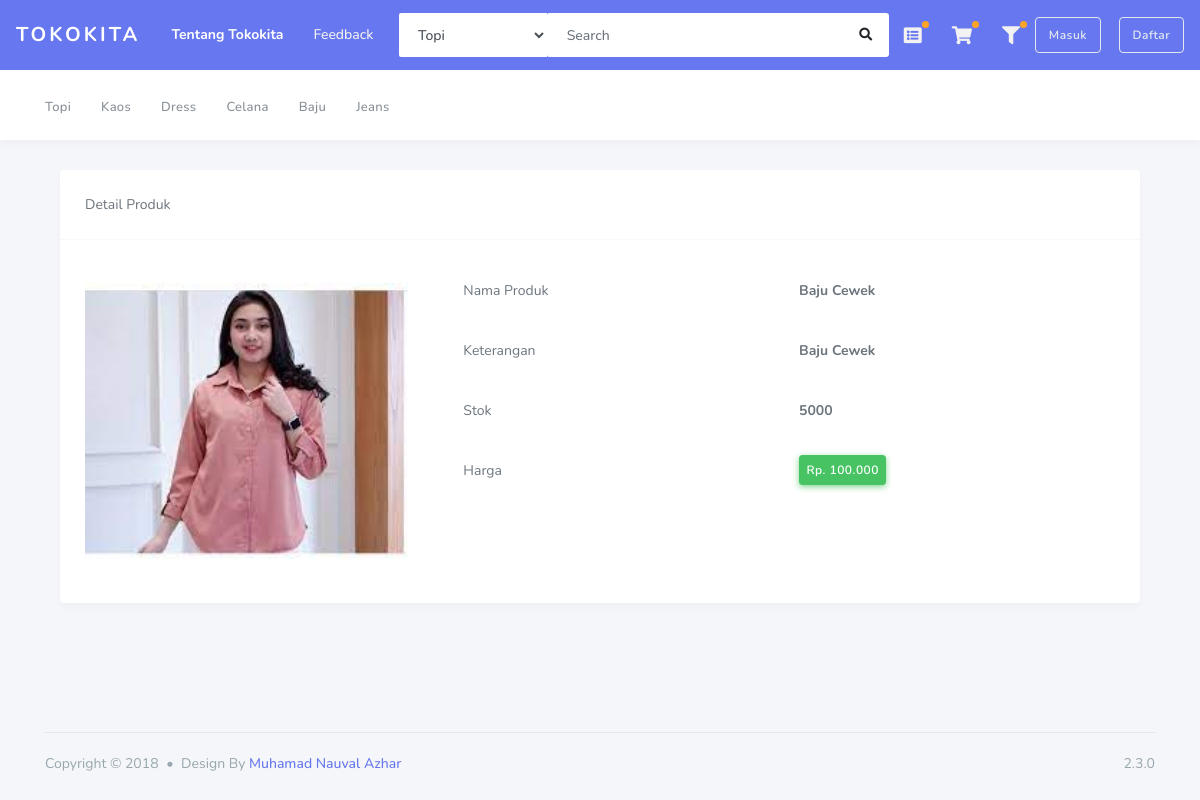
Page /index.php/member/detail_produk/?id=37 on the committed database.
### tables this page shows
CREATE TABLE `tbl_kategori` (
  `idkat` int(5) NOT NULL,
  `namakat` varchar(30) NOT NULL
);

CREATE TABLE `tbl_produk` (
  `idProduk` int(5) NOT NULL,
  `idKat` int(5) NOT NULL,
  `idToko` int(5) NOT NULL,
  `namaProduk` varchar(50) NOT NULL,
  `foto` varchar(100) NOT NULL,
  `harga` int(10) NOT NULL,
  `hargaDiskon` int(20) NOT NULL,
  `stok` int(5) NOT NULL,
  `berat` int(5) NOT NULL,
  `deskripsi` text NOT NULL
);

### application/libraries/Template.php (called while the page is built)
<?php if ( ! defined('BASEPATH')) exit('No direct script access allowed');
class Template {
		var $template_data = array();
		function set($name, $value)
		{
			$this->template_data[$name] = $value;
		}
		function load($template = '', $view = '' , $view_data = array(), $return = FALSE)
		{
			$this->CI =& get_instance();
			$this->set('contents', $this->CI->load->view($view, $view_data, TRUE));
			return $this->CI->load->view($template, $this->template_data, $return);
		}
}

### application/controllers/Member.php (called while the page is built, shortened)
<?php
class Member extends CI_Controller
{
    public function detail_produk()
    {
        $id = $this->input->get('id');
        $data['kategori'] = $this->Mfrontend->get_all_kategori()->result();
        $data['produk'] = $this->Mfrontend->detail_produk(['idProduk' => $id])->result_array();
        $this->template->load('layout_frontend', 'frontend/detail_produk', $data);
    }
}

### index.php (called while the page is built, shortened)
<?php
require_once BASEPATH.'core/CodeIgniter.php';

### application/models/Mfrontend.php (called while the page is built, shortened)
<?php
class Mfrontend extends CI_Model
{
    public function get_all_kategori()
    {
        return $this->db->get('tbl_kategori');
    }
    public function detail_produk($dataProduk)
    {
        return $this->db->get_where('tbl_produk', $dataProduk);
    }
}

### application/views/layout_frontend.php (the view, shortened to what this page needs)
<!DOCTYPE html>
<html lang="en">
<head>
    <link rel="stylesheet" href="https://stackpath.bootstrapcdn.com/bootstrap/4.3.1/css/bootstrap.min.css">
    <link rel="stylesheet" href="https://use.fontawesome.com/releases/v5.7.2/css/all.css">
    <link rel="stylesheet" href="<?php echo base_url('assets/admin/assets/css/style.css'); ?>">
    <link rel="stylesheet" href="<?php echo base_url('assets/admin/assets/css/components.css'); ?>">
</head>
<body class="layout-3">
    <div id="app">
        <div class="main-wrapper container">
            <nav class="navbar navbar-expand-lg main-navbar">
                <a href="<?php echo site_url('Home'); ?>" class="navbar-brand sidebar-gone-hide">Tokokita</a>
                <div class="nav-collapse">
                    <ul class="navbar-nav">
                        <li class="nav-item active"><a href="#" class="nav-link">Tentang Tokokita</a></li>
                        <li class="nav-item"><a href="<?php echo site_url('saran/interface') ?>" class="nav-link">Feedback</a></li>
                    </ul>
                </div>
                <form class="form-inline ml-auto" method="POST" action="<?php echo site_url('home/search'); ?>">
                    <div class="search-element">
                        <select data-width="150" class="form-control">
                            <?php foreach ($kategori as $val) { ?>
                                <option class="form-control"><?php echo $val->namakat ?></option>
                            <?php } ?>
                        </select>
                        <form method="POST" action="<?php echo site_url('home/search'); ?>">
                            <input class="form-control" type="text" name="keyword" placeholder="Search" data-width="300">
                            <button type="submit" class="btn"><i class="fas fa-search"></i></button>
                        </form>
                    </div>
                </form>
                <ul class="navbar-nav navbar-right">
                    <li class="dropdown dropdown-list-toggle"><a href="#" data-toggle="dropdown" class="nav-link notification-toggle nav-link-lg beep"><i class="fa fa-list-alt" aria-hidden="true"></i></a>
                    </li>
                    <li><a href="<?php echo site_url('Member/keranjang'); ?>" class="nav-link  nav-link-lg beep"><i class="fas fa-shopping-cart"></i></a>
                    </li>
                    <li class="dropdown dropdown-list-toggle"><a href="#" data-toggle="dropdown" class="nav-link notification-toggle nav-link-lg beep"><i class="fa fa-filter" aria-hidden="true"></i></a>
                    </li>
                </ul>
                <?php if (!empty($this->session->userdata('id'))) { ?>
                    <a href="<?php echo site_url('Member/dashboard'); ?>" class="btn btn-outline-light">Menu Member</a>
                    &nbsp; &nbsp; &nbsp;
                    <a href="<?php echo site_url('Member/logout'); ?>" class="btn btn-outline-light">Logout</a>
                <?php } else { ?>
                    <a href="<?php echo site_url('Home/Login'); ?>" class="btn btn-outline-light">Masuk</a>
                    <a href="<?php echo site_url('Home/register'); ?>" class="btn btn-outline-light">Daftar</a>
                <?php } ?>
            </nav>
            <nav class="navbar navbar-secondary navbar-expand-lg">
                <div class="container">
                    <ul class="navbar-nav">
                        <?php foreach ($kategori as $val) { ?>
                            <li class="nav-item">
                                <a href="#" class="nav-link"><span><?php echo $val->namakat; ?></span></a>
                            </li>
                        <?php } ?>
                    </ul>
                </div>
            </nav>
            <?= $contents ?>
            <footer class="main-footer">
                <div class="footer-left">
                    Copyright &copy; 2018 <div class="bullet"></div> Design By <a href="https://nauval.in/">Muhamad Nauval Azhar</a>
                </div>
                <div class="footer-right">
                    2.3.0
                </div>
            </footer>
        </div>
    </div>
</body>
</html>

### application/views/frontend/detail_produk.php (shortened to what this page needs)
<!DOCTYPE html>
<html lang="en">
<head>
</head>
<body>
    <div class="main-content">
        <div class="container-fluid">
            <div class="card">
                <div class="card-header">
                    Detail Produk
                </div>
                <div class="card-body">
                    <?php foreach ($produk as $brg) : ?>
                        <div class="row">
                            <div class="col-md-4"> <img src="<?php echo base_url() . 'upload_produk/' . $brg['foto'] ?>" class="card-img-top"></div>
                            <div class="col-md-8">
                                <table class="table">
                                    <tr>
                                        <td> Nama Produk </td>
                                        <td><b><?php echo $brg['namaProduk'] ?></b></td>
                                    </tr>
                                    <tr>
                                        <td> Keterangan </td>
                                        <td><b><?php echo $brg['deskripsi'] ?></b></td>
                                    </tr>
                                    <tr>
                                        <td> Stok </td>
                                        <td><b><?php echo $brg['stok'] ?></b></td>
                                    </tr>
                                    <tr>
                                        <td> Harga </td>
                                        <td> <b>
                                                <div class="btn btn-sm btn-success">Rp. <?php echo number_format($brg['harga'], 0, ',', '.') ?></div>
                                            </b></td>
                                    </tr>
                                </table>
                            </div>
                        </div>
                    <?php endforeach; ?>
                </div>
            </div>
        </div>
    </div>
</body>
</html>

### rows in the picture
tbl_kategori: namakat "Topi"
tbl_kategori: namakat "Kaos"
tbl_kategori: namakat "Dress"
tbl_kategori: namakat "Celana"
tbl_kategori: namakat "Baju"
tbl_kategori: namakat "Jeans"
tbl_produk: foto (picture), namaProduk "Baju Cewek", deskripsi "Baju Cewek", stok "5000", harga "100.000"

### other values in the picture
form field value "Topi"
